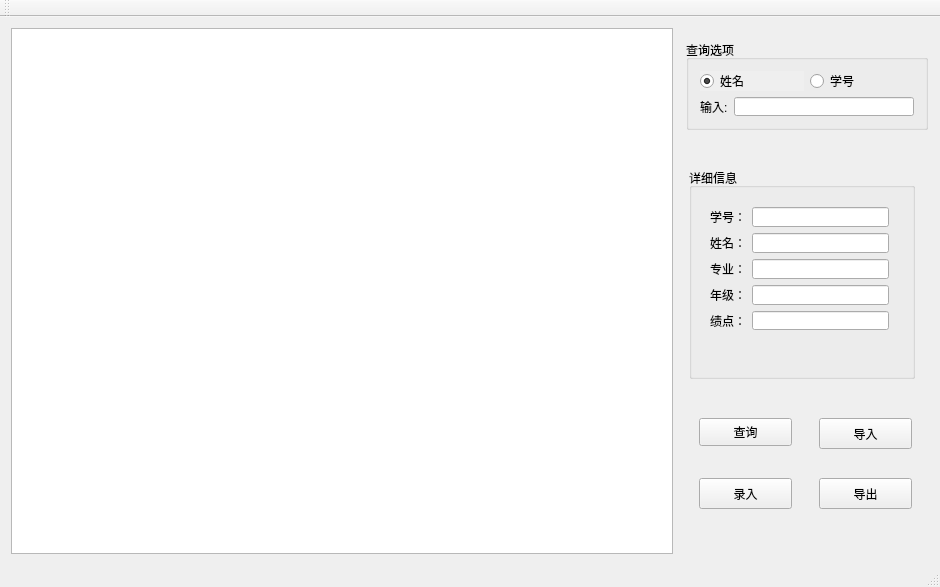
<?xml version="1.0" encoding="UTF-8"?>
<ui version="4.0">
 <class>ScoreWindow</class>
 <widget class="QMainWindow" name="ScoreWindow">
  <property name="geometry">
   <rect>
    <x>0</x>
    <y>0</y>
    <width>940</width>
    <height>587</height>
   </rect>
  </property>
  <property name="windowTitle">
   <string>ScoreWindow</string>
  </property>
  <widget class="QWidget" name="centralWidget">
   <layout class="QGridLayout" name="gridLayout">
    <item row="0" column="0">
     <widget class="QTextEdit" name="textEdit">
      <property name="lineWrapMode">
       <enum>QTextEdit::WidgetWidth</enum>
      </property>
     </widget>
    </item>
    <item row="0" column="1">
     <widget class="QWidget" name="widget" native="true">
      <property name="minimumSize">
       <size>
        <width>250</width>
        <height>0</height>
       </size>
      </property>
      <property name="maximumSize">
       <size>
        <width>250</width>
        <height>1111</height>
       </size>
      </property>
      <widget class="QGroupBox" name="groupBox_2">
       <property name="geometry">
        <rect>
         <x>10</x>
         <y>140</y>
         <width>226</width>
         <height>211</height>
        </rect>
       </property>
       <property name="title">
        <string>详细信息</string>
       </property>
       <widget class="QWidget" name="layoutWidget">
        <property name="geometry">
         <rect>
          <x>10</x>
          <y>28</y>
          <width>201</width>
          <height>145</height>
         </rect>
        </property>
        <layout class="QVBoxLayout" name="verticalLayout_2">
         <item>
          <layout class="QHBoxLayout" name="horizontalLayout_3">
           <item>
            <widget class="QLabel" name="label_2">
             <property name="text">
              <string>学号：</string>
             </property>
            </widget>
           </item>
           <item>
            <widget class="QLineEdit" name="number"/>
           </item>
          </layout>
         </item>
         <item>
          <layout class="QHBoxLayout" name="horizontalLayout_4">
           <item>
            <widget class="QLabel" name="label_3">
             <property name="text">
              <string>姓名：</string>
             </property>
            </widget>
           </item>
           <item>
            <widget class="QLineEdit" name="name"/>
           </item>
          </layout>
         </item>
         <item>
          <layout class="QHBoxLayout" name="horizontalLayout_5">
           <item>
            <widget class="QLabel" name="label_4">
             <property name="text">
              <string>专业：</string>
             </property>
            </widget>
           </item>
           <item>
            <widget class="QLineEdit" name="major"/>
           </item>
          </layout>
         </item>
         <item>
          <layout class="QHBoxLayout" name="horizontalLayout_6">
           <item>
            <widget class="QLabel" name="label_5">
             <property name="text">
              <string>年级：</string>
             </property>
            </widget>
           </item>
           <item>
            <widget class="QLineEdit" name="grade"/>
           </item>
          </layout>
         </item>
         <item>
          <layout class="QHBoxLayout" name="horizontalLayout_9">
           <item>
            <widget class="QLabel" name="label_7">
             <property name="text">
              <string>绩点：</string>
             </property>
            </widget>
           </item>
           <item>
            <widget class="QLineEdit" name="GPA"/>
           </item>
          </layout>
         </item>
        </layout>
       </widget>
      </widget>
      <widget class="QGroupBox" name="groupBox">
       <property name="geometry">
        <rect>
         <x>7</x>
         <y>12</y>
         <width>242</width>
         <height>90</height>
        </rect>
       </property>
       <property name="title">
        <string>查询选项</string>
       </property>
       <layout class="QVBoxLayout" name="verticalLayout">
        <item>
         <layout class="QHBoxLayout" name="horizontalLayout">
          <item>
           <widget class="QRadioButton" name="radioStName">
            <property name="enabled">
             <bool>true</bool>
            </property>
            <property name="autoFillBackground">
             <bool>true</bool>
            </property>
            <property name="text">
             <string>姓名</string>
            </property>
            <property name="checked">
             <bool>true</bool>
            </property>
           </widget>
          </item>
          <item>
           <widget class="QRadioButton" name="radioStNumber">
            <property name="text">
             <string>学号</string>
            </property>
           </widget>
          </item>
         </layout>
        </item>
        <item>
         <layout class="QHBoxLayout" name="horizontalLayout_2">
          <item>
           <widget class="QLabel" name="label">
            <property name="text">
             <string>输入:</string>
            </property>
           </widget>
          </item>
          <item>
           <widget class="QLineEdit" name="edtInput"/>
          </item>
         </layout>
        </item>
       </layout>
      </widget>
      <widget class="QPushButton" name="exportButton">
       <property name="geometry">
        <rect>
         <x>140</x>
         <y>450</y>
         <width>93</width>
         <height>31</height>
        </rect>
       </property>
       <property name="text">
        <string>导出</string>
       </property>
      </widget>
      <widget class="QPushButton" name="writeButton">
       <property name="geometry">
        <rect>
         <x>20</x>
         <y>450</y>
         <width>93</width>
         <height>31</height>
        </rect>
       </property>
       <property name="text">
        <string>录入</string>
       </property>
      </widget>
      <widget class="QPushButton" name="importButton">
       <property name="geometry">
        <rect>
         <x>140</x>
         <y>390</y>
         <width>93</width>
         <height>31</height>
        </rect>
       </property>
       <property name="text">
        <string>导入</string>
       </property>
      </widget>
      <widget class="QPushButton" name="btnQuery">
       <property name="geometry">
        <rect>
         <x>20</x>
         <y>390</y>
         <width>93</width>
         <height>28</height>
        </rect>
       </property>
       <property name="text">
        <string>查询</string>
       </property>
      </widget>
     </widget>
    </item>
   </layout>
  </widget>
  <widget class="QMenuBar" name="menuBar">
   <property name="geometry">
    <rect>
     <x>0</x>
     <y>0</y>
     <width>940</width>
     <height>26</height>
    </rect>
   </property>
  </widget>
  <widget class="QToolBar" name="mainToolBar">
   <attribute name="toolBarArea">
    <enum>TopToolBarArea</enum>
   </attribute>
   <attribute name="toolBarBreak">
    <bool>false</bool>
   </attribute>
  </widget>
  <widget class="QStatusBar" name="statusBar"/>
 </widget>
 <layoutdefault spacing="6" margin="11"/>
 <resources/>
 <connections/>
</ui>
